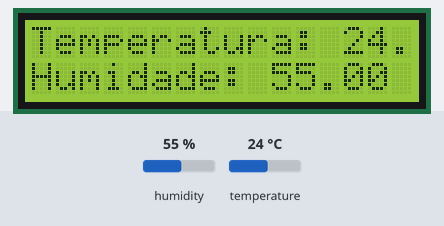
Simulated run of this sketch. Board: ESP32. On the bench: 16×2 character LCD. The test bench sets the inputs (shaded band); at power-on: humidity 55 %, temperature 24 °C.

Above: at 1.2 s.
1.3 s: humidity set to 22 %
At 2.5 s:
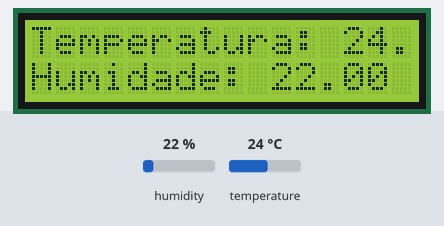
4.0 s: temperature set to 12 °C
At 4.9 s:
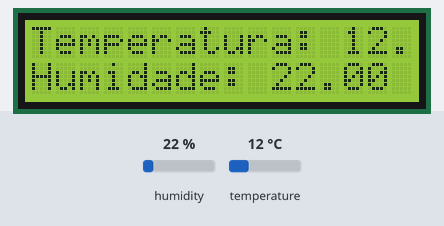
6.7 s: humidity set to 40 %
At 8.4 s:
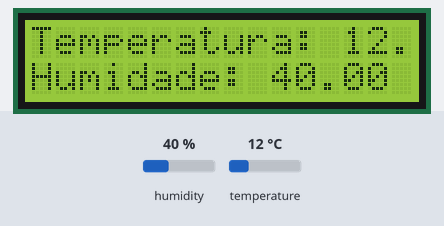
9.6 s: temperature set to 19 °C
At 10.8 s:
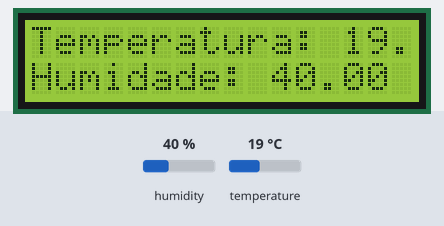
Timing chart, 0 to 12.6 s (numbered marks = the images above; inputs shaded):
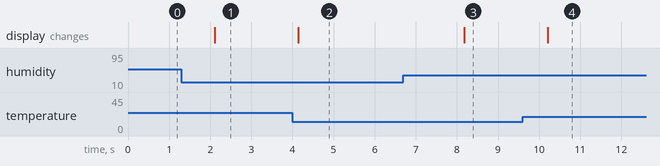

The sketch:

sketch_mar02a.ino
```cpp
#include <LiquidCrystal.h>
#include <DHT.h>;
#define sensor 32
#define DHTYPE DHT11
#define button 34
DHT dht(sensor, DHTYPE);


LiquidCrystal lcd(25, 26, 27, 14, 12, 13); //RS E 4 5 6 7

void setup() {
  // set up the LCD's number of columns and rows:
  lcd.begin(16, 2);
  dht.begin();
}

void loop() {
  lcd.setCursor(0, 0);
//  lcd.clear();
  lcd.print("Temperatura: ");
  lcd.print(verTemp());
  lcd.setCursor(0, 1);
  lcd.print("Humidade: ");
  lcd.print(verHumid());
}


float verTemp()
{
  float t = (float)dht.readTemperature();
  return t;
}
float verHumid()
{
  float h = (float)dht.readHumidity();
  return h;
}
```

Measured:
- after the input at 1.3 s, the display: changes after 0.81 s (image 1)
- after the input at 4.0 s, the display: changes after 0.14 s (image 2)
- after the input at 6.7 s, the display: changes after 1.5 s (image 3)
- after the input at 9.6 s, the display: changes after 0.61 s (image 4)
